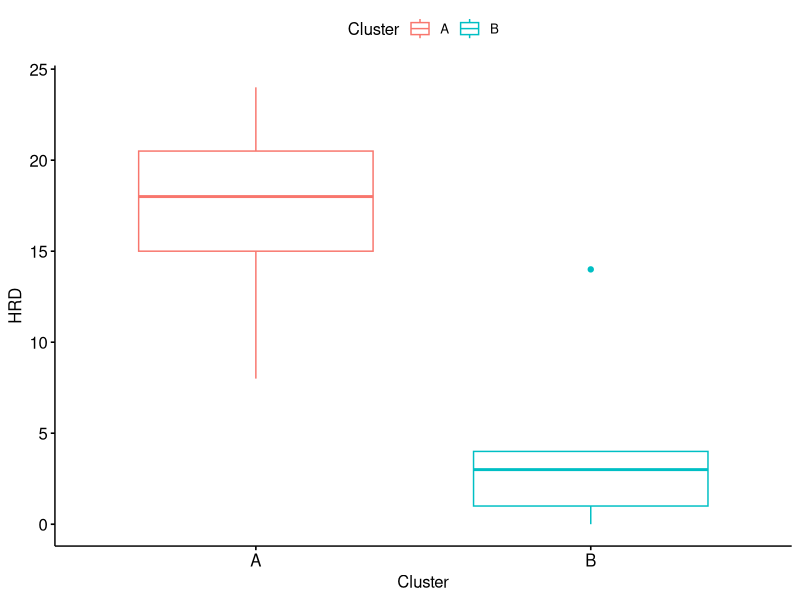

Generate this figure with R: (Note: this script raises an error after producing the figure.)
library(ggplot2)
library(dplyr)
library(ggpubr)
library(rstatix)
dat <- read.csv("EMT_HRD.csv", row.names=1)

png("HRDscore_byCluster.png")
p <- ggboxplot(dat, x="Cluster", y="HRD", color="Cluster", xlab="Cluster", ylab="HRD")
print(p)
dev.off()

png("HRDscore_byCluster.png")


pdf("scarHRD_violoinplot.pdf")
p1 <- ggplot(dat, aes(x=Cluster, y=HRD, fill=Cluster)) + geom_violin(trim=TRUE) + geom_dotplot(binaxis='y', stackdir='center', dotsize=0.7) + scale_fill_manual(values=c('#000066','#990000'))  + theme_classic()
p2 <- ggplot(dat, aes(x=Cluster, y=Telomeric.AI, fill=Cluster)) + geom_violin(trim=TRUE) + geom_dotplot(binaxis='y', stackdir='center', dotsize=0.7) + scale_fill_manual(values=c('#000066','#990000'))  + theme_classic()
p3 <- ggplot(dat, aes(x=Cluster, y=LST, fill=Cluster)) + geom_violin(trim=TRUE) + geom_dotplot(binaxis='y', stackdir='center', dotsize=0.7) + scale_fill_manual(values=c('#000066','#990000'))  + theme_classic()
p4 <- ggplot(dat, aes(x=Cluster, y=HRD.sum, fill=Cluster)) + geom_violin(trim=TRUE) + geom_dotplot(binaxis='y', stackdir='center', dotsize=0.7) + scale_fill_manual(values=c('#000066','#990000'))  + theme_classic()

ggarrange(p1, p2, p3, p4, labels=c("A", "B", "C", "D"), ncol=2, nrow=2)
dev.off()

#dat %>% wilcox_test(Stromal ~ Cluster, exact=TRUE, detailed=TRUE, p.adjust.method="bonferroni")
